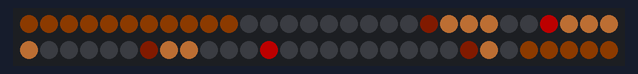
A sketch run on a simulated Arduino Uno, built with avr-gcc and run on an emulated ATmega328P. On the bench: 60 RGB LEDs in strip order, left to right, continuing on the next row. Dim RGB values are drawn brighter than linear; the local clock reads 2024-03-15 10:24:30 at power-on unless the sketch sets it.

Above: at 0.1 s.
At 39.1 s:
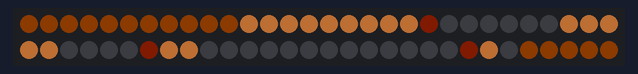

The sketch:

rheinturm.ino
```cpp
// (licence header left out)
#include <Wire.h>
#include <RTClib.h>
#include <FastLED.h>

#define LED_PIN     6
#define NUM_LEDS    60
#define LED_TYPE    WS2812B
#define COLOR_ORDER GRB

CRGB leds[NUM_LEDS];

/*
  RTC-Auswahl:
    - DS3231: RTC_DS3231 rtc;
    - DS1307: RTC_DS1307 rtc;
*/
RTC_DS3231 rtc;

// ~30% Helligkeit (255 * 0.30 ≈ 76.5)
const uint8_t BRIGHTNESS = 77;

// Farben
const CRGB C_TIME    = CRGB(255, 150, 70); // warmweiß (deutlich warm)
const CRGB C_BEACON  = CRGB::Red;          // Funkfeuer
const CRGB C_DUMMY   = CRGB(40, 18, 0);    // Dummies (Bullaugen ohne Funktion)
const CRGB C_SEP_DIM = CRGB(18, 6, 0);     // Trenner Grundglimmen
const CRGB C_SEP_HI  = CRGB(255, 90, 0);   // Trenner Akzent

// Range-Definition
struct Range { uint8_t start; uint8_t len; };

// Dummies
const Range R_DUMMY_BOTTOM = {0, 11};
const Range R_DUMMY_TOP    = {55, 5};

// Sekunden
const Range  R_S_U      = {11, 9};
const uint8_t I_S_SEP   = 20;
const Range  R_S_T      = {21, 5};
const uint8_t I_BEACON1 = 26;

// Minuten
const Range  R_M_U      = {27, 9};
const uint8_t I_M_SEP   = 36;
const Range  R_M_T      = {37, 5};
const uint8_t I_BEACON2 = 42;

// Stunden
const Range  R_H_U    = {43, 9};
const uint8_t I_H_SEP = 52;
const Range  R_H_T    = {53, 2};

// Hilfsfunktion: Range komplett färben
static inline void fillRange(const Range& r, const CRGB& c) {
  for (uint8_t i = 0; i < r.len; i++) leds[r.start + i] = c;
}

// Hilfsfunktion: unäre Darstellung
static inline void setUnary(const Range& r, uint8_t value, const CRGB& onColor) {
  if (value > r.len) value = r.len;
  for (uint8_t i = 0; i < r.len; i++) {
    leds[r.start + i] = (i < value) ? onColor : CRGB::Black;
  }
}

void setup() {
  // I²C für RTC
  Wire.begin();

  // LEDs
  FastLED.addLeds<LED_TYPE, LED_PIN, COLOR_ORDER>(leds, NUM_LEDS);
  FastLED.setBrightness(BRIGHTNESS);

  // Optional: konservatives Stromlimit (hilft bei 5V/3A)
  FastLED.setMaxPowerInVoltsAndMilliamps(5, 2500);

  FastLED.clear(true);

  // RTC initialisieren
  if (!rtc.begin()) {
    // Wenn RTC nicht gefunden wird, stoppt der Sketch absichtlich,
    // damit die Fehlersuche eindeutig bleibt (Verkabelung/Modultyp).
    while (true) { delay(1000); }
  }

  // Optional: Uhrzeit setzen, falls RTC Strom verloren hat.
  // Setzt auf Compile-Zeitpunkt. (PC-Uhr sollte korrekt sein.)
  if (rtc.lostPower()) {
    rtc.adjust(DateTime(F(__DATE__), F(__TIME__)));
  }
}

void loop() {
  // Zeit lesen
  DateTime now = rtc.now();
  const uint8_t h = now.hour();
  const uint8_t m = now.minute();
  const uint8_t s = now.second();

  // Funkfeuer: 1 Hz (sekundengenau)
  const bool beaconOn = (s % 2 == 0);

  // Trenner-Akzentlogik:
  // - volle Minute: alle Trenner kurz hell
  // - volle Stunde: Stunden-Trenner eine Minute lang hell
  const bool fullMinute = (s == 0);
  const bool fullHour   = (m == 0);

  // Frame löschen
  fill_solid(leds, NUM_LEDS, CRGB::Black);

  // Dummies (unten/oben) setzen
  fillRange(R_DUMMY_BOTTOM, C_DUMMY);
  fillRange(R_DUMMY_TOP,    C_DUMMY);

  // Zeit zerlegen
  const uint8_t sU = s % 10;
  const uint8_t sT = s / 10; // 0..5

  const uint8_t mU = m % 10;
  const uint8_t mT = m / 10; // 0..5

  const uint8_t hU = h % 10;
  const uint8_t hT = h / 10; // 0..2

  // Unäranzeige (warmweiß)
  setUnary(R_S_U, sU, C_TIME);
  setUnary(R_S_T, sT, C_TIME);

  setUnary(R_M_U, mU, C_TIME);
  setUnary(R_M_T, mT, C_TIME);

  setUnary(R_H_U, hU, C_TIME);
  setUnary(R_H_T, hT, C_TIME);

  // Trenner: Grundglimmen
  leds[I_S_SEP] = C_SEP_DIM;
  leds[I_M_SEP] = C_SEP_DIM;
  leds[I_H_SEP] = C_SEP_DIM;

  // Akzent bei voller Minute: alle Trenner kurz hell
  if (fullMinute) {
    leds[I_S_SEP] = C_SEP_HI;
    leds[I_M_SEP] = C_SEP_HI;
    leds[I_H_SEP] = C_SEP_HI;
  }

  // Akzent bei voller Stunde: Stunden-Trenner eine Minute hell
  if (fullHour) {
    leds[I_H_SEP] = C_SEP_HI;
  }

  // Funkfeuer (rot blinkend) – je Funkfeuer nur 1 LED
  const CRGB b = beaconOn ? C_BEACON : CRGB::Black;
  leds[I_BEACON1] = b;
  leds[I_BEACON2] = b;

  // Ausgabe
  FastLED.show();

  // Kurze Pause: reicht für sauberes Blinken, hält CPU-Last klein
  delay(20);
}
```
